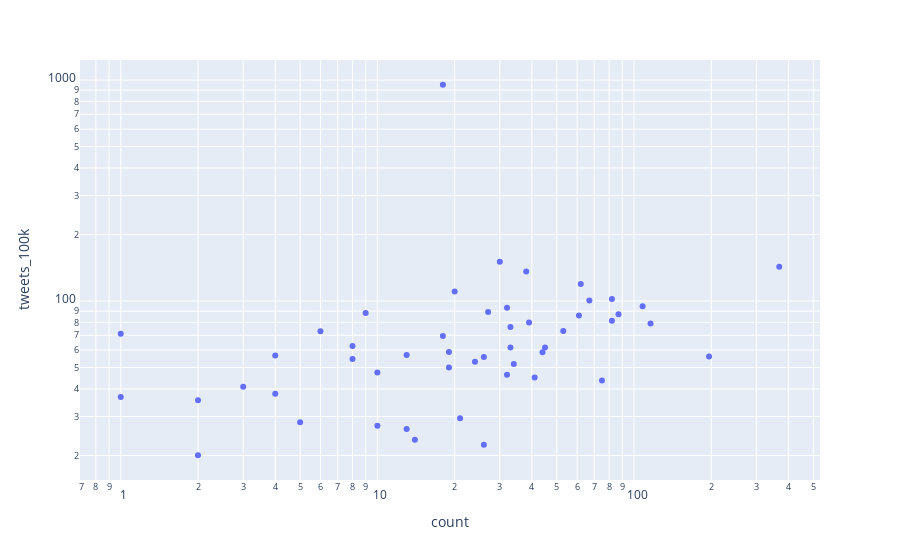

Here is the notebook cell this chart was saved with:
### Code cell
px.scatter(state_tp_stat_all, x = "count", y="tweets_100k", log_y=True, log_x=True, hover_data=['state', 'tweets_100k', 'count'])

### Figure 1 — Plotly figure (JSON) as saved in the notebook; plotly's stock layout.template omitted (floating-point values rounded to 4 significant figures; data arrays with more than 128 entries replaced by an {"elided": "..."} marker saying what was removed)
{"data": [{"customdata": {"elided": "50x3 mixed values"}, "hovertemplate": "count=%{customdata[2]}<br>tweets_100k=%{customdata[1]}<br>state=%{customdata[0]}<extra></extra>", "legendgroup": "", "marker": {"color": "#636efa", "symbol": "circle"}, "mode": "markers", "name": "", "orientation": "v", "showlegend": false, "type": "scatter", "x": [8, 24, 10, 32, 38, 6, 41, 18, 4, 39, 61, 27, 19, 2, 67, 44, 13, 32, 9, 53, 62, 21, 34, 116, 19, 1, 26, 1, 8, 13, 196, 4, 30, 368, 33, 45, 82, 33, 18, 75, 5, 87, 108, 26, 82, 14, 20, 3, 10, 2], "xaxis": "x", "y": [54.68, 53.07, 47.42, 93.33, 135.9, 72.88, 45.02, 952.3, 38.0, 79.94, 85.89, 89.2, 58.73, 35.53, 100.5, 58.7, 56.95, 46.36, 88.22, 73.21, 119.3, 29.46, 51.86, 79.08, 50.07, 36.76, 22.36, 71.13, 62.6, 26.33, 56.11, 56.66, 150.4, 142.9, 76.3, 61.59, 102.2, 61.54, 69.38, 43.62, 28.26, 87.08, 94.68, 55.77, 81.32, 23.56, 110.5, 40.89, 27.23, 20.04], "yaxis": "y"}], "layout": {"autosize": true, "legend": {"tracegroupgap": 0}, "margin": {"t": 60}, "xaxis": {"anchor": "y", "autorange": true, "domain": [0, 1], "range": [-0.1561, 2.722], "title": {"text": "count"}, "type": "log"}, "yaxis": {"anchor": "x", "autorange": true, "domain": [0, 1], "range": [1.183, 3.098], "title": {"text": "tweets_100k"}, "type": "log"}}}
